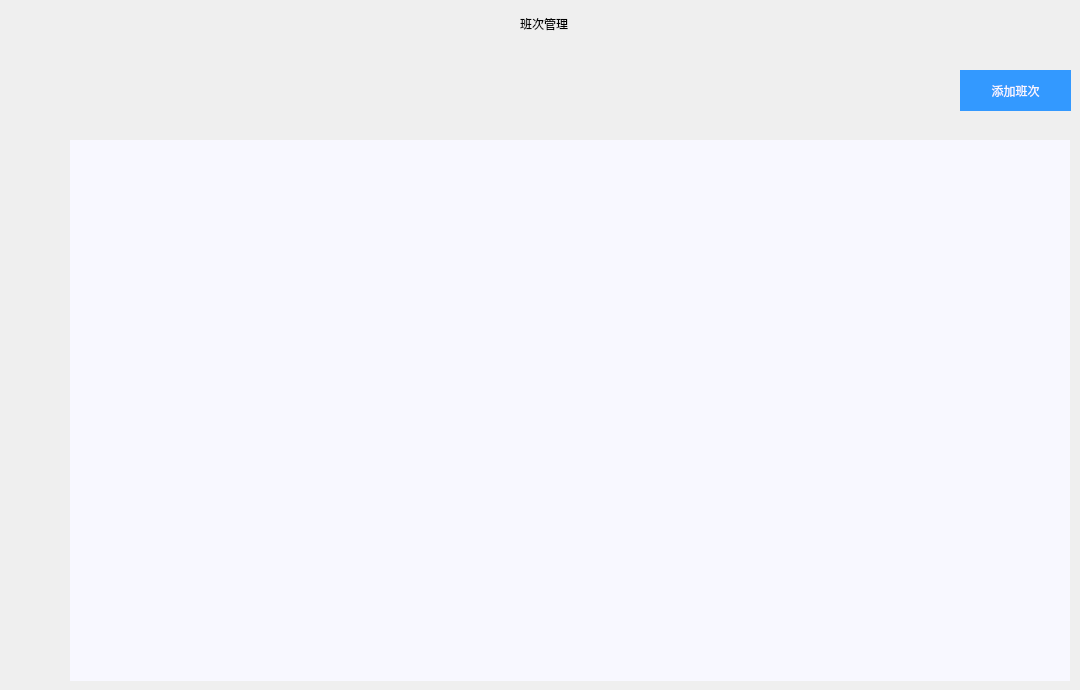
     <widget class="QWidget" name="page_4">
      <widget class="QLabel" name="label_18">
       <property name="geometry">
        <rect>
         <x>520</x>
         <y>3</y>
         <width>91</width>
         <height>41</height>
        </rect>
       </property>
       <property name="styleSheet">
        <string notr="true">font: 14pt &quot;黑体&quot;;</string>
       </property>
       <property name="text">
        <string>班次管理</string>
       </property>
      </widget>
      <widget class="QPushButton" name="pushButton_addWorkShift">
       <property name="geometry">
        <rect>
         <x>960</x>
         <y>70</y>
         <width>111</width>
         <height>41</height>
        </rect>
       </property>
       <property name="focusPolicy">
        <enum>Qt::NoFocus</enum>
       </property>
       <property name="styleSheet">
        <string notr="true">border-style: solid;
color: rgb(248, 248, 255);
background-color: rgb(51, 153, 255);
font: 14pt &quot;黑体&quot;;</string>
       </property>
       <property name="text">
        <string>添加班次</string>
       </property>
      </widget>
      <widget class="QTableView" name="tableView">
       <property name="geometry">
        <rect>
         <x>70</x>
         <y>140</y>
         <width>1000</width>
         <height>541</height>
        </rect>
       </property>
       <property name="focusPolicy">
        <enum>Qt::NoFocus</enum>
       </property>
       <property name="styleSheet">
        <string notr="true">QTableView{
    font: 14pt &quot;黑体&quot;; 
	border-width:0px;  
	border-style:solid;
	border-color: rgb(51, 153, 255);  
	background-color: rgb(248, 248, 255);
	gridline-color: rgb(248, 248, 255);
}
QTableView::item:seleted{
    background-color: rgb(248, 248, 255); 
	color: black;
}
QTableView QTableCornerButton::section {
	background-color: rgb(51, 153, 255);
	border-style:solid;
	border-width:0px;  
 }</string>
       </property>
       <property name="verticalScrollBarPolicy">
        <enum>Qt::ScrollBarAlwaysOff</enum>
       </property>
       <property name="horizontalScrollBarPolicy">
        <enum>Qt::ScrollBarAlwaysOff</enum>
       </property>
       <property name="autoScroll">
        <bool>false</bool>
       </property>
       <property name="editTriggers">
        <set>QAbstractItemView::NoEditTriggers</set>
       </property>
       <property name="tabKeyNavigation">
        <bool>false</bool>
       </property>
       <property name="showDropIndicator" stdset="0">
        <bool>false</bool>
       </property>
       <property name="dragDropOverwriteMode">
        <bool>false</bool>
       </property>
       <property name="selectionMode">
        <enum>QAbstractItemView::NoSelection</enum>
       </property>
       <property name="textElideMode">
        <enum>Qt::ElideLeft</enum>
       </property>
       <property name="showGrid">
        <bool>true</bool>
       </property>
       <property name="gridStyle">
        <enum>Qt::SolidLine</enum>
       </property>
       <property name="wordWrap">
        <bool>true</bool>
       </property>
       <property name="cornerButtonEnabled">
        <bool>false</bool>
       </property>
      </widget>
     </widget>
